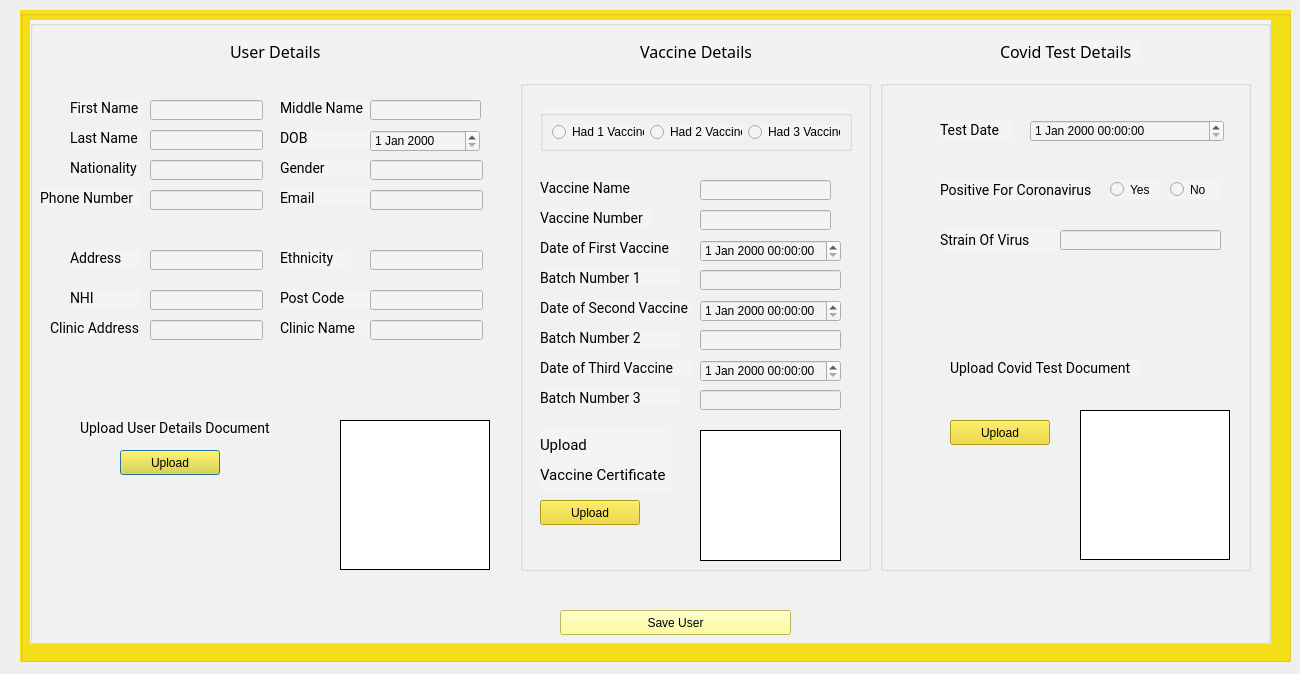
<?xml version="1.0" encoding="UTF-8"?>
<ui version="4.0">
 <class>ModifyDialog</class>
 <widget class="QDialog" name="ModifyDialog">
  <property name="geometry">
   <rect>
    <x>0</x>
    <y>0</y>
    <width>1300</width>
    <height>674</height>
   </rect>
  </property>
  <property name="windowTitle">
   <string>Dialog</string>
  </property>
  <widget class="QGroupBox" name="groupBox">
   <property name="geometry">
    <rect>
     <x>20</x>
     <y>10</y>
     <width>1271</width>
     <height>652</height>
    </rect>
   </property>
   <property name="styleSheet">
    <string notr="true">background-color: rgb(247, 225, 24);</string>
   </property>
   <property name="title">
    <string/>
   </property>
   <widget class="QGroupBox" name="groupBox_2">
    <property name="geometry">
     <rect>
      <x>10</x>
      <y>10</y>
      <width>1241</width>
      <height>624</height>
     </rect>
    </property>
    <property name="styleSheet">
     <string notr="true">background-color: rgb(244, 244, 244);</string>
    </property>
    <property name="title">
     <string/>
    </property>
    <widget class="QLabel" name="label">
     <property name="geometry">
      <rect>
       <x>200</x>
       <y>20</y>
       <width>91</width>
       <height>21</height>
      </rect>
     </property>
     <property name="styleSheet">
      <string notr="true">font-family: Nunito;
font-style: normal;
font-weight: normal;
font-size: 24px;
line-height: 33px;

color: #000000;</string>
     </property>
     <property name="text">
      <string>&lt;html&gt;&lt;head/&gt;&lt;body&gt;&lt;p&gt;&lt;span style=&quot; font-size:12pt;&quot;&gt;User Details&lt;/span&gt;&lt;/p&gt;&lt;/body&gt;&lt;/html&gt;</string>
     </property>
    </widget>
    <widget class="QLabel" name="firstNameLabel">
     <property name="geometry">
      <rect>
       <x>40</x>
       <y>80</y>
       <width>71</width>
       <height>16</height>
      </rect>
     </property>
     <property name="styleSheet">
      <string notr="true">font-family: Roboto;
font-style: normal;
font-weight: normal;
font-size: 14px;
line-height: 16px;

color: #000000;</string>
     </property>
     <property name="text">
      <string>First Name</string>
     </property>
    </widget>
    <widget class="QLabel" name="lastNameLabel">
     <property name="geometry">
      <rect>
       <x>40</x>
       <y>110</y>
       <width>71</width>
       <height>16</height>
      </rect>
     </property>
     <property name="styleSheet">
      <string notr="true">font-family: Roboto;
font-style: normal;
font-weight: normal;
font-size: 14px;
line-height: 16px;

color: #000000;</string>
     </property>
     <property name="text">
      <string>Last Name</string>
     </property>
    </widget>
    <widget class="QLabel" name="nationalityLabel">
     <property name="geometry">
      <rect>
       <x>40</x>
       <y>140</y>
       <width>71</width>
       <height>16</height>
      </rect>
     </property>
     <property name="styleSheet">
      <string notr="true">font-family: Roboto;
font-style: normal;
font-weight: normal;
font-size: 14px;
line-height: 16px;

color: #000000;</string>
     </property>
     <property name="text">
      <string>Nationality</string>
     </property>
    </widget>
    <widget class="QLabel" name="addressLabel">
     <property name="geometry">
      <rect>
       <x>40</x>
       <y>230</y>
       <width>71</width>
       <height>16</height>
      </rect>
     </property>
     <property name="styleSheet">
      <string notr="true">font-family: Roboto;
font-style: normal;
font-weight: normal;
font-size: 14px;
line-height: 16px;

color: #000000;</string>
     </property>
     <property name="text">
      <string>Address</string>
     </property>
    </widget>
    <widget class="QLabel" name="phoneNumberLabel">
     <property name="geometry">
      <rect>
       <x>10</x>
       <y>170</y>
       <width>101</width>
       <height>16</height>
      </rect>
     </property>
     <property name="styleSheet">
      <string notr="true">font-family: Roboto;
font-style: normal;
font-weight: normal;
font-size: 14px;
line-height: 16px;

color: #000000;</string>
     </property>
     <property name="text">
      <string>Phone Number</string>
     </property>
    </widget>
    <widget class="QLabel" name="nhiLabel">
     <property name="geometry">
      <rect>
       <x>40</x>
       <y>270</y>
       <width>71</width>
       <height>16</height>
      </rect>
     </property>
     <property name="styleSheet">
      <string notr="true">font-family: Roboto;
font-style: normal;
font-weight: normal;
font-size: 14px;
line-height: 16px;

color: #000000;</string>
     </property>
     <property name="text">
      <string>NHI</string>
     </property>
    </widget>
    <widget class="QLabel" name="clinicAddressLabel">
     <property name="geometry">
      <rect>
       <x>20</x>
       <y>300</y>
       <width>91</width>
       <height>16</height>
      </rect>
     </property>
     <property name="styleSheet">
      <string notr="true">font-family: Roboto;
font-style: normal;
font-weight: normal;
font-size: 14px;
line-height: 16px;

color: #000000;</string>
     </property>
     <property name="text">
      <string>Clinic Address</string>
     </property>
    </widget>
    <widget class="QLabel" name="middleNameLabel">
     <property name="geometry">
      <rect>
       <x>250</x>
       <y>80</y>
       <width>91</width>
       <height>16</height>
      </rect>
     </property>
     <property name="styleSheet">
      <string notr="true">font-family: Roboto;
font-style: normal;
font-weight: normal;
font-size: 14px;
line-height: 16px;

color: #000000;</string>
     </property>
     <property name="text">
      <string>Middle Name</string>
     </property>
    </widget>
    <widget class="QLabel" name="dobLabel">
     <property name="geometry">
      <rect>
       <x>250</x>
       <y>110</y>
       <width>91</width>
       <height>16</height>
      </rect>
     </property>
     <property name="styleSheet">
      <string notr="true">font-family: Roboto;
font-style: normal;
font-weight: normal;
font-size: 14px;
line-height: 16px;

color: #000000;</string>
     </property>
     <property name="text">
      <string>DOB</string>
     </property>
    </widget>
    <widget class="QLabel" name="genderLabel">
     <property name="geometry">
      <rect>
       <x>250</x>
       <y>140</y>
       <width>91</width>
       <height>16</height>
      </rect>
     </property>
     <property name="styleSheet">
      <string notr="true">font-family: Roboto;
font-style: normal;
font-weight: normal;
font-size: 14px;
line-height: 16px;

color: #000000;</string>
     </property>
     <property name="text">
      <string>Gender</string>
     </property>
    </widget>
    <widget class="QLabel" name="emailLabel">
     <property name="geometry">
      <rect>
       <x>250</x>
       <y>170</y>
       <width>91</width>
       <height>16</height>
      </rect>
     </property>
     <property name="styleSheet">
      <string notr="true">font-family: Roboto;
font-style: normal;
font-weight: normal;
font-size: 14px;
line-height: 16px;

color: #000000;</string>
     </property>
     <property name="text">
      <string>Email</string>
     </property>
    </widget>
    <widget class="QLabel" name="postCodeLabel">
     <property name="geometry">
      <rect>
       <x>250</x>
       <y>270</y>
       <width>91</width>
       <height>16</height>
      </rect>
     </property>
     <property name="styleSheet">
      <string notr="true">font-family: Roboto;
font-style: normal;
font-weight: normal;
font-size: 14px;
line-height: 16px;

color: #000000;</string>
     </property>
     <property name="text">
      <string>Post Code</string>
     </property>
    </widget>
    <widget class="QLabel" name="clinicNameLabel">
     <property name="geometry">
      <rect>
       <x>250</x>
       <y>300</y>
       <width>91</width>
       <height>16</height>
      </rect>
     </property>
     <property name="styleSheet">
      <string notr="true">font-family: Roboto;
font-style: normal;
font-weight: normal;
font-size: 14px;
line-height: 16px;

color: #000000;</string>
     </property>
     <property name="text">
      <string>Clinic Name</string>
     </property>
    </widget>
    <widget class="QLabel" name="uploadDocLabel">
     <property name="geometry">
      <rect>
       <x>50</x>
       <y>400</y>
       <width>191</width>
       <height>16</height>
      </rect>
     </property>
     <property name="styleSheet">
      <string notr="true">font-family: Roboto;
font-style: normal;
font-weight: normal;
font-size: 14px;
line-height: 16px;

color: #000000;</string>
     </property>
     <property name="text">
      <string>Upload User Details Document</string>
     </property>
    </widget>
    <widget class="QLabel" name="userDetailsImage">
     <property name="geometry">
      <rect>
       <x>310</x>
       <y>400</y>
       <width>150</width>
       <height>150</height>
      </rect>
     </property>
     <property name="styleSheet">
      <string notr="true">background: #FFFFFF;
border: 1px solid #000000;
box-sizing: border-box;</string>
     </property>
     <property name="text">
      <string/>
     </property>
    </widget>
    <widget class="QPushButton" name="uploadButton">
     <property name="geometry">
      <rect>
       <x>90</x>
       <y>430</y>
       <width>100</width>
       <height>25</height>
      </rect>
     </property>
     <property name="styleSheet">
      <string notr="true">background-color: rgb(237, 215, 22);
</string>
     </property>
     <property name="text">
      <string>Upload</string>
     </property>
    </widget>
    <widget class="QPushButton" name="continueButton">
     <property name="geometry">
      <rect>
       <x>530</x>
       <y>590</y>
       <width>231</width>
       <height>25</height>
      </rect>
     </property>
     <property name="styleSheet">
      <string notr="true">background-color: rgb(255, 255, 127);
</string>
     </property>
     <property name="text">
      <string>Save User</string>
     </property>
    </widget>
    <widget class="QLineEdit" name="firstNameEdit">
     <property name="geometry">
      <rect>
       <x>120</x>
       <y>80</y>
       <width>113</width>
       <height>20</height>
      </rect>
     </property>
    </widget>
    <widget class="QLineEdit" name="lastNameEdit">
     <property name="geometry">
      <rect>
       <x>120</x>
       <y>110</y>
       <width>113</width>
       <height>20</height>
      </rect>
     </property>
    </widget>
    <widget class="QLineEdit" name="middleNameEdit">
     <property name="geometry">
      <rect>
       <x>340</x>
       <y>80</y>
       <width>111</width>
       <height>20</height>
      </rect>
     </property>
    </widget>
    <widget class="QLineEdit" name="nationalityEdit">
     <property name="geometry">
      <rect>
       <x>120</x>
       <y>140</y>
       <width>113</width>
       <height>20</height>
      </rect>
     </property>
    </widget>
    <widget class="QLineEdit" name="phoneNumberEdit">
     <property name="geometry">
      <rect>
       <x>120</x>
       <y>170</y>
       <width>113</width>
       <height>20</height>
      </rect>
     </property>
    </widget>
    <widget class="QLineEdit" name="addressEdit">
     <property name="geometry">
      <rect>
       <x>120</x>
       <y>230</y>
       <width>113</width>
       <height>20</height>
      </rect>
     </property>
    </widget>
    <widget class="QLineEdit" name="nhiEdit">
     <property name="geometry">
      <rect>
       <x>120</x>
       <y>270</y>
       <width>113</width>
       <height>20</height>
      </rect>
     </property>
    </widget>
    <widget class="QLineEdit" name="clinicAddressEdit">
     <property name="geometry">
      <rect>
       <x>120</x>
       <y>300</y>
       <width>113</width>
       <height>20</height>
      </rect>
     </property>
    </widget>
    <widget class="QLineEdit" name="genderEdit">
     <property name="geometry">
      <rect>
       <x>340</x>
       <y>140</y>
       <width>113</width>
       <height>20</height>
      </rect>
     </property>
    </widget>
    <widget class="QLineEdit" name="emailEdit">
     <property name="geometry">
      <rect>
       <x>340</x>
       <y>170</y>
       <width>113</width>
       <height>20</height>
      </rect>
     </property>
    </widget>
    <widget class="QLineEdit" name="postCodeEdit">
     <property name="geometry">
      <rect>
       <x>340</x>
       <y>270</y>
       <width>113</width>
       <height>20</height>
      </rect>
     </property>
    </widget>
    <widget class="QLineEdit" name="clinicNameEdit">
     <property name="geometry">
      <rect>
       <x>340</x>
       <y>300</y>
       <width>113</width>
       <height>20</height>
      </rect>
     </property>
    </widget>
    <widget class="QDateEdit" name="dateEdit">
     <property name="geometry">
      <rect>
       <x>340</x>
       <y>110</y>
       <width>110</width>
       <height>22</height>
      </rect>
     </property>
    </widget>
    <widget class="QLabel" name="postCodeLabel_2">
     <property name="geometry">
      <rect>
       <x>250</x>
       <y>230</y>
       <width>71</width>
       <height>16</height>
      </rect>
     </property>
     <property name="styleSheet">
      <string notr="true">font-family: Roboto;
font-style: normal;
font-weight: normal;
font-size: 14px;
line-height: 16px;

color: #000000;</string>
     </property>
     <property name="text">
      <string>Ethnicity</string>
     </property>
    </widget>
    <widget class="QLineEdit" name="ethnicityEdit">
     <property name="geometry">
      <rect>
       <x>340</x>
       <y>230</y>
       <width>113</width>
       <height>20</height>
      </rect>
     </property>
    </widget>
    <widget class="QLabel" name="vaccineDetails">
     <property name="geometry">
      <rect>
       <x>610</x>
       <y>20</y>
       <width>111</width>
       <height>21</height>
      </rect>
     </property>
     <property name="styleSheet">
      <string notr="true">font-family: Nunito;
font-style: normal;
font-weight: normal;
font-size: 24px;
line-height: 33px;

color: #000000;</string>
     </property>
     <property name="text">
      <string>&lt;html&gt;&lt;head/&gt;&lt;body&gt;&lt;p&gt;&lt;span style=&quot; font-size:12pt;&quot;&gt;Vaccine Details&lt;/span&gt;&lt;/p&gt;&lt;/body&gt;&lt;/html&gt;</string>
     </property>
    </widget>
    <widget class="QLabel" name="testDetailsLabel">
     <property name="geometry">
      <rect>
       <x>970</x>
       <y>20</y>
       <width>141</width>
       <height>21</height>
      </rect>
     </property>
     <property name="styleSheet">
      <string notr="true">font-family: Nunito;
font-style: normal;
font-weight: normal;
font-size: 24px;
line-height: 33px;

color: #000000;</string>
     </property>
     <property name="text">
      <string>&lt;html&gt;&lt;head/&gt;&lt;body&gt;&lt;p&gt;&lt;span style=&quot; font-size:12pt;&quot;&gt;Covid Test Details&lt;/span&gt;&lt;/p&gt;&lt;/body&gt;&lt;/html&gt;</string>
     </property>
    </widget>
    <widget class="QGroupBox" name="groupBox_3">
     <property name="geometry">
      <rect>
       <x>490</x>
       <y>60</y>
       <width>351</width>
       <height>491</height>
      </rect>
     </property>
     <property name="title">
      <string/>
     </property>
     <widget class="QLabel" name="vaccineNameLabel">
      <property name="geometry">
       <rect>
        <x>20</x>
        <y>100</y>
        <width>91</width>
        <height>16</height>
       </rect>
      </property>
      <property name="styleSheet">
       <string notr="true">font-family: Roboto;
font-style: normal;
font-weight: normal;
font-size: 14px;
line-height: 16px;

color: #000000;</string>
      </property>
      <property name="text">
       <string>Vaccine Name</string>
      </property>
     </widget>
     <widget class="QLineEdit" name="vaccineNameEdit">
      <property name="geometry">
       <rect>
        <x>180</x>
        <y>100</y>
        <width>131</width>
        <height>20</height>
       </rect>
      </property>
     </widget>
     <widget class="QLabel" name="vaccineNameLabel_2">
      <property name="geometry">
       <rect>
        <x>20</x>
        <y>130</y>
        <width>111</width>
        <height>16</height>
       </rect>
      </property>
      <property name="styleSheet">
       <string notr="true">font-family: Roboto;
font-style: normal;
font-weight: normal;
font-size: 14px;
line-height: 16px;

color: #000000;</string>
      </property>
      <property name="text">
       <string>Vaccine Number</string>
      </property>
     </widget>
     <widget class="QLineEdit" name="vaccineNumber">
      <property name="geometry">
       <rect>
        <x>180</x>
        <y>130</y>
        <width>131</width>
        <height>20</height>
       </rect>
      </property>
     </widget>
     <widget class="QLabel" name="vaccineNameLabel_4">
      <property name="geometry">
       <rect>
        <x>20</x>
        <y>190</y>
        <width>141</width>
        <height>16</height>
       </rect>
      </property>
      <property name="styleSheet">
       <string notr="true">font-family: Roboto;
font-style: normal;
font-weight: normal;
font-size: 14px;
line-height: 16px;

color: #000000;</string>
      </property>
      <property name="text">
       <string>Batch Number 1</string>
      </property>
     </widget>
     <widget class="QLabel" name="vaccineNameLabel_5">
      <property name="geometry">
       <rect>
        <x>20</x>
        <y>160</y>
        <width>141</width>
        <height>16</height>
       </rect>
      </property>
      <property name="styleSheet">
       <string notr="true">font-family: Roboto;
font-style: normal;
font-weight: normal;
font-size: 14px;
line-height: 16px;

color: #000000;</string>
      </property>
      <property name="text">
       <string>Date of First Vaccine</string>
      </property>
     </widget>
     <widget class="QLabel" name="vaccineCertImage">
      <property name="geometry">
       <rect>
        <x>180</x>
        <y>350</y>
        <width>141</width>
        <height>131</height>
       </rect>
      </property>
      <property name="styleSheet">
       <string notr="true">background: #FFFFFF;
border: 1px solid #000000;
box-sizing: border-box;</string>
      </property>
      <property name="text">
       <string/>
      </property>
     </widget>
     <widget class="QLabel" name="vaccineNameLabel_7">
      <property name="geometry">
       <rect>
        <x>20</x>
        <y>220</y>
        <width>151</width>
        <height>16</height>
       </rect>
      </property>
      <property name="styleSheet">
       <string notr="true">font-family: Roboto;
font-style: normal;
font-weight: normal;
font-size: 14px;
line-height: 16px;

color: #000000;</string>
      </property>
      <property name="text">
       <string>Date of Second Vaccine</string>
      </property>
     </widget>
     <widget class="QLabel" name="vaccineNameLabel_8">
      <property name="geometry">
       <rect>
        <x>20</x>
        <y>250</y>
        <width>141</width>
        <height>16</height>
       </rect>
      </property>
      <property name="styleSheet">
       <string notr="true">font-family: Roboto;
font-style: normal;
font-weight: normal;
font-size: 14px;
line-height: 16px;

color: #000000;</string>
      </property>
      <property name="text">
       <string>Batch Number 2</string>
      </property>
     </widget>
     <widget class="QLabel" name="vaccineNameLabel_9">
      <property name="geometry">
       <rect>
        <x>20</x>
        <y>280</y>
        <width>151</width>
        <height>16</height>
       </rect>
      </property>
      <property name="styleSheet">
       <string notr="true">font-family: Roboto;
font-style: normal;
font-weight: normal;
font-size: 14px;
line-height: 16px;

color: #000000;</string>
      </property>
      <property name="text">
       <string>Date of Third Vaccine</string>
      </property>
     </widget>
     <widget class="QLabel" name="vaccineNameLabel_10">
      <property name="geometry">
       <rect>
        <x>20</x>
        <y>310</y>
        <width>141</width>
        <height>16</height>
       </rect>
      </property>
      <property name="styleSheet">
       <string notr="true">font-family: Roboto;
font-style: normal;
font-weight: normal;
font-size: 14px;
line-height: 16px;

color: #000000;</string>
      </property>
      <property name="text">
       <string>Batch Number 3</string>
      </property>
     </widget>
     <widget class="QLineEdit" name="batchNumber1">
      <property name="geometry">
       <rect>
        <x>180</x>
        <y>190</y>
        <width>141</width>
        <height>20</height>
       </rect>
      </property>
     </widget>
     <widget class="QLineEdit" name="batchNumber2">
      <property name="geometry">
       <rect>
        <x>180</x>
        <y>250</y>
        <width>141</width>
        <height>20</height>
       </rect>
      </property>
     </widget>
     <widget class="QLineEdit" name="batchNumber3">
      <property name="geometry">
       <rect>
        <x>180</x>
        <y>310</y>
        <width>141</width>
        <height>20</height>
       </rect>
      </property>
     </widget>
     <widget class="QLabel" name="uploadDocLabel_2">
      <property name="geometry">
       <rect>
        <x>20</x>
        <y>350</y>
        <width>131</width>
        <height>61</height>
       </rect>
      </property>
      <property name="styleSheet">
       <string notr="true">font-family: Roboto;
font-style: normal;
font-weight: normal;
font-size: 14px;
line-height: 16px;

color: #000000;</string>
      </property>
      <property name="text">
       <string>&lt;html&gt;&lt;head/&gt;&lt;body&gt;&lt;p&gt;&lt;span style=&quot; font-size:11pt;&quot;&gt;Upload &lt;/span&gt;&lt;/p&gt;&lt;p&gt;&lt;span style=&quot; font-size:11pt;&quot;&gt;Vaccine Certificate&lt;/span&gt;&lt;/p&gt;&lt;/body&gt;&lt;/html&gt;</string>
      </property>
     </widget>
     <widget class="QPushButton" name="uploadVacCertButton">
      <property name="geometry">
       <rect>
        <x>20</x>
        <y>420</y>
        <width>100</width>
        <height>25</height>
       </rect>
      </property>
      <property name="styleSheet">
       <string notr="true">background-color: rgb(237, 215, 22);
</string>
      </property>
      <property name="text">
       <string>Upload</string>
      </property>
     </widget>
     <widget class="QDateTimeEdit" name="dateOfSecondVaccine">
      <property name="geometry">
       <rect>
        <x>180</x>
        <y>220</y>
        <width>141</width>
        <height>22</height>
       </rect>
      </property>
     </widget>
     <widget class="QDateTimeEdit" name="dateOfThirdVaccine">
      <property name="geometry">
       <rect>
        <x>180</x>
        <y>280</y>
        <width>141</width>
        <height>22</height>
       </rect>
      </property>
     </widget>
     <widget class="QDateTimeEdit" name="dateOfFirstVaccine">
      <property name="geometry">
       <rect>
        <x>180</x>
        <y>160</y>
        <width>141</width>
        <height>22</height>
       </rect>
      </property>
     </widget>
     <widget class="QGroupBox" name="groupBox_5">
      <property name="geometry">
       <rect>
        <x>20</x>
        <y>30</y>
        <width>312</width>
        <height>41</height>
       </rect>
      </property>
      <property name="title">
       <string/>
      </property>
      <layout class="QHBoxLayout" name="horizontalLayout">
       <item>
        <widget class="QRadioButton" name="vac1Radio">
         <property name="text">
          <string>Had 1 Vaccine</string>
         </property>
        </widget>
       </item>
       <item>
        <widget class="QRadioButton" name="vac2Radio">
         <property name="text">
          <string>Had 2 Vaccines</string>
         </property>
        </widget>
       </item>
       <item>
        <widget class="QRadioButton" name="vac3Radio">
         <property name="text">
          <string>Had 3 Vaccines</string>
         </property>
        </widget>
       </item>
      </layout>
     </widget>
    </widget>
    <widget class="QGroupBox" name="groupBox_4">
     <property name="geometry">
      <rect>
       <x>850</x>
       <y>60</y>
       <width>371</width>
       <height>491</height>
      </rect>
     </property>
     <property name="title">
      <string/>
     </property>
     <widget class="QLabel" name="vaccineNameLabel_11">
      <property name="geometry">
       <rect>
        <x>60</x>
        <y>40</y>
        <width>71</width>
        <height>21</height>
       </rect>
      </property>
      <property name="styleSheet">
       <string notr="true">font-family: Roboto;
font-style: normal;
font-weight: normal;
font-size: 14px;
line-height: 16px;

color: #000000;</string>
      </property>
      <property name="text">
       <string>Test Date</string>
      </property>
     </widget>
     <widget class="QDateTimeEdit" name="covidTestDate">
      <property name="geometry">
       <rect>
        <x>150</x>
        <y>40</y>
        <width>194</width>
        <height>22</height>
       </rect>
      </property>
     </widget>
     <widget class="QLabel" name="vaccineNameLabel_12">
      <property name="geometry">
       <rect>
        <x>60</x>
        <y>100</y>
        <width>151</width>
        <height>21</height>
       </rect>
      </property>
      <property name="styleSheet">
       <string notr="true">font-family: Roboto;
font-style: normal;
font-weight: normal;
font-size: 14px;
line-height: 16px;

color: #000000;</string>
      </property>
      <property name="text">
       <string>Positive For Coronavirus</string>
      </property>
     </widget>
     <widget class="QRadioButton" name="covidPositive">
      <property name="geometry">
       <rect>
        <x>230</x>
        <y>100</y>
        <width>51</width>
        <height>19</height>
       </rect>
      </property>
      <property name="text">
       <string>Yes</string>
      </property>
     </widget>
     <widget class="QRadioButton" name="covidNegative">
      <property name="geometry">
       <rect>
        <x>290</x>
        <y>100</y>
        <width>51</width>
        <height>19</height>
       </rect>
      </property>
      <property name="text">
       <string>No</string>
      </property>
     </widget>
     <widget class="QLabel" name="vaccineNameLabel_13">
      <property name="geometry">
       <rect>
        <x>60</x>
        <y>150</y>
        <width>151</width>
        <height>21</height>
       </rect>
      </property>
      <property name="styleSheet">
       <string notr="true">font-family: Roboto;
font-style: normal;
font-weight: normal;
font-size: 14px;
line-height: 16px;

color: #000000;</string>
      </property>
      <property name="text">
       <string>Strain Of Virus</string>
      </property>
     </widget>
     <widget class="QLineEdit" name="strainOfVirus">
      <property name="geometry">
       <rect>
        <x>180</x>
        <y>150</y>
        <width>161</width>
        <height>20</height>
       </rect>
      </property>
     </widget>
     <widget class="QLabel" name="uploadDocLabel_3">
      <property name="geometry">
       <rect>
        <x>70</x>
        <y>280</y>
        <width>191</width>
        <height>16</height>
       </rect>
      </property>
      <property name="styleSheet">
       <string notr="true">font-family: Roboto;
font-style: normal;
font-weight: normal;
font-size: 14px;
line-height: 16px;

color: #000000;</string>
      </property>
      <property name="text">
       <string>Upload Covid Test Document</string>
      </property>
     </widget>
     <widget class="QPushButton" name="uploadTestDoc">
      <property name="geometry">
       <rect>
        <x>70</x>
        <y>340</y>
        <width>100</width>
        <height>25</height>
       </rect>
      </property>
      <property name="styleSheet">
       <string notr="true">background-color: rgb(237, 215, 22);
</string>
      </property>
      <property name="text">
       <string>Upload</string>
      </property>
     </widget>
     <widget class="QLabel" name="testDocImage">
      <property name="geometry">
       <rect>
        <x>200</x>
        <y>330</y>
        <width>150</width>
        <height>150</height>
       </rect>
      </property>
      <property name="styleSheet">
       <string notr="true">background: #FFFFFF;
border: 1px solid #000000;
box-sizing: border-box;</string>
      </property>
      <property name="text">
       <string/>
      </property>
     </widget>
    </widget>
   </widget>
  </widget>
 </widget>
 <resources/>
 <connections/>
</ui>
